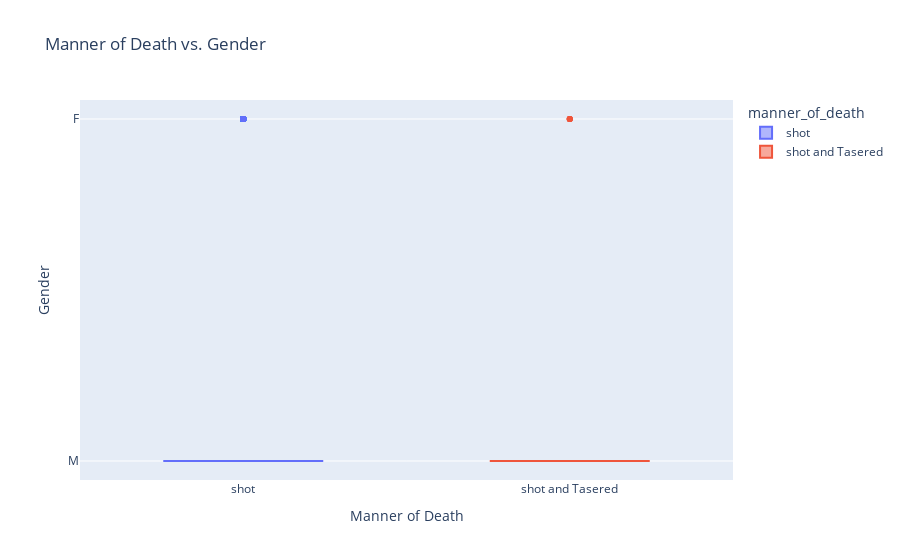

Notebook code for this chart:
### Code cell
# Create some sort of chart differentiating manner of death and gender
box = px.box(df_manner_gender_age,
             x="manner_of_death", 
             y="gender",
             color="manner_of_death",
             title="Manner of Death vs. Gender")
 
box.update_layout(xaxis_title="Manner of Death",
                  yaxis_title="Gender",)
box.show()

### Figure 1 — Plotly figure (JSON) as saved in the notebook; plotly's stock layout.template omitted (floating-point values rounded to 4 significant figures; data arrays with more than 128 entries replaced by an {"elided": "..."} marker saying what was removed)
{"data": [{"alignmentgroup": "True", "hovertemplate": "manner_of_death=%{x}<br>gender=%{y}<extra></extra>", "legendgroup": "shot", "marker": {"color": "#636efa"}, "name": "shot", "notched": false, "offsetgroup": "shot", "orientation": "v", "showlegend": true, "type": "box", "x": {"elided": "2363 str values"}, "x0": " ", "xaxis": "x", "y": {"elided": "2363 str values"}, "y0": " ", "yaxis": "y"}, {"alignmentgroup": "True", "hovertemplate": "manner_of_death=%{x}<br>gender=%{y}<extra></extra>", "legendgroup": "shot and Tasered", "marker": {"color": "#EF553B"}, "name": "shot and Tasered", "notched": false, "offsetgroup": "shot and Tasered", "orientation": "v", "showlegend": true, "type": "box", "x": {"elided": "172 str values"}, "x0": " ", "xaxis": "x", "y": {"elided": "172 str values"}, "y0": " ", "yaxis": "y"}], "layout": {"boxmode": "overlay", "legend": {"title": {"text": "manner_of_death"}, "tracegroupgap": 0}, "title": {"text": "Manner of Death vs. Gender"}, "xaxis": {"anchor": "y", "categoryarray": ["shot", "shot and Tasered"], "categoryorder": "array", "domain": [0, 1], "title": {"text": "Manner of Death"}}, "yaxis": {"anchor": "x", "domain": [0, 1], "title": {"text": "Gender"}}}}
